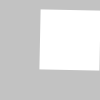
Frame 1 (no input)
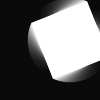
Frame 60 (the mouse pressed at the canvas centre just before this capture)
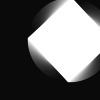
Frame 120 (the mouse held since frame 60 and released just before this capture)

The Processing sketch that drew these frames (run headless with seeded random() and noise(); from frame 60 on, the mouse is pressed at the canvas centre):

// Processing sketch: Ex_13
// ── Ex_13.pde
float angle = 0.0;

void setup() {
  size(100, 100);
  smooth();
  noStroke();
}

void draw() {
  fill(0, 12);
  rect(0, 0, width, height);
  fill(255);
  angle = angle + 0.02;
  translate(70, 40);
  rotate(angle);
  rect(-30, -30, 60, 60);
}
